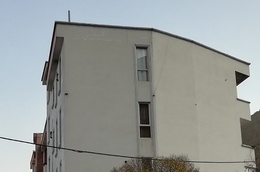
%> input picture f_img.jpg, 260 x 172 px, shrunk from 500 x 330 before the run
$ octave HassanRezvan_Ex5.m   (GNU Octave 9; MATLAB toolbox functions it lacks are replaced by stand-ins)
%> lines starting %> are read from the running program, lines starting %| are printed output that depends on the picture; in (x1, y1, x2, y2) boxes, pixels count from 0 and x2, y2 are one past the last pixel; in counts of white or black regions, pixels touching at a corner belong together; the program's own positions count from 1
### filter_implementation_func.m
function output_image = filter_implementation_func(image, filter)
[m,n] = size(image);
a = length(filter);
% [5 lines of commented-out code are left out]
for i=1:m-2*floor(a/2)
    for j=1:n-2*floor(a/2)
% [4 lines of commented-out code are left out]
        output_image(i,j) = sum(sum(double(image(i:i+a-1,j:j+a-1)).*filter));
%         output_image(i+floor(a/2),j+floor(a/2)) = sum(sum(double(image(i:i+a-1,j:j+a-1)).*filter));
    end
end
end

### harris.m
function [p,q] = harris(img,sigma)
yy = ones(3).*[-1;0;1];
xx = yy';
Gxy = (1/((sigma^2)*2*pi))*exp(-(xx.^2+yy.^2)/(2*sigma^2));
Gx = (1/(sigma*sqrt(2*pi)))*xx.*exp(-(xx.^2+yy.^2)/(2*sigma^2));
Gy = (1/(sigma*sqrt(2*pi)))*yy.*exp(-(xx.^2+yy.^2)/(2*sigma^2));
I_x = filter_implementation_func(img,Gx);
I_y = filter_implementation_func(img,Gy);
I_x2 = I_x.^2;
I_y2 = I_y.^2;
I_xy = I_x.*I_y;
E_1 = filter_implementation_func(I_x2,Gxy);
E_4 = filter_implementation_func(I_y2,Gxy);
E_2 = filter_implementation_func(I_xy,Gxy);
k1 = 0.05;
[m,n] = size(E_1);
for i=1:m
    for j=1:n
        M = [E_1(i,j) E_2(i,j);E_2(i,j) E_4(i,j)];
        R = det(M)-k1*(trace(M)^2);
        im(i,j) = R;
    end
end

im_vec = reshape(im,1,m*n);
sorted_im_vec = sort(im_vec,'descend');
Harris_points = sorted_im_vec(1:500);
for i=1:m
    for j=1:n
        if im(i,j) > min(Harris_points)
           im(i,j) = max(Harris_points)*10;
        end
    end
end
[p,q] = find(im == max(Harris_points)*10);

end

### descriptor.m
function descriptor = descriptor(type,img,p,q,dim)
for i=1:length(p)
   if p(i)<=dim || q(i)<=dim || q(i)>=size(img,2)-dim || p(i)>=size(img,1)-dim
       p(i) = 0;
       q(i) = 0;
   end
end
p(p==0) = [];
q(q==0) = [];
No_corners = length(p);
step = floor(dim/2);
if strcmpi(type,'DN')
    for i=1:No_corners
            window = img(p(i)-step:p(i)+step,q(i)-step:q(i)+step);
            descriptor(i,:) = reshape(window',1,dim^2);
    end

elseif strcmpi(type,'Gradient')
    for i=1:No_corners
        window = img(p(i)-1:p(i)+1,q(i)-1:q(i)+1);
        descriptor(i,:) = reshape(window',1,dim^2);
    end

elseif strcmpi(type,'Moment')
    for i=1:No_corners
       window =  img(p(i)-1:p(i)+1,q(i)-1:q(i)+1);
       c = [0 0 0 0 1 1 1 2 2];c = reshape(c,3,3);c = c';
       z = [0 1 2 3 0 1 2 0 1];z = reshape(z,3,3);z = z';
       for j=1:3
%            for u=1:3
                for k=1:3
                    m(j,k) = sum(sum(j^c(k)*k^z(k)*window));
                end
%            end
       end
       descriptor(i,:) =  reshape(m,1,9);
    end
end

end

### HassanRezvan_Ex5.m
clc;
clear;
close all;

first_img = rgb2gray(imread('f_img.jpg'));
%> first_img: size 172x260 uint8; min 0, max 253, mean 154.1
second_img = rgb2gray(imread('s_img.jpg'));
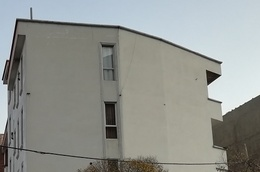
%> input picture s_img.jpg, 260 x 172 px, shrunk from 500 x 330 before the run
%> second_img: size 172x260 uint8; min 0, max 253, mean 147
%% Step 1
[p1,q1] = harris(first_img,0.5);
%> after the loop in harris, `for i=1:m`:
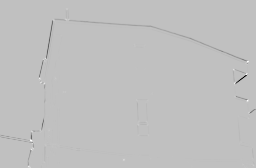
%> im: size 168x256 double; min -51857.2, max 16830.8, mean -139.5; drawn with min black and max white
%> in harris, `Harris_points = sorted_im_vec(1:500);`: Harris_points = 500 values, max 16830.8 at index 1, min 109.9 at index 500, mean 1259.1
%> after the loop in harris, `for i=1:m`:
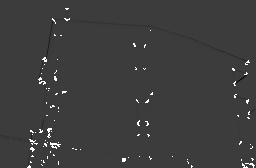
%> im: size 168x256 double; 1.16% of pixels changed, all inside (x1, y1, x2, y2) = (27, 8, 255, 168); drawn with min black and max white
%> in harris, `[p,q] = find(im == max(Harris_points)*10);`: p = 499 values from 9 to 168; q = 499 values from 28 to 255
%> p1 = 499 values, max 168 at index 1, min 9 at index 264, mean 115.2; q1 = 499 values from 28 to 255
% imshow(first_img)
% hold on
% scatter(q1,p1,'*r'); title('Harris for first image')

[p2,q2] = harris(second_img,0.5);
%> call 2 of harris, with sigma = 0.5
%> after the loop in filter_implementation_func (call 7), `for i=1:m-2*floor(a/2)`:
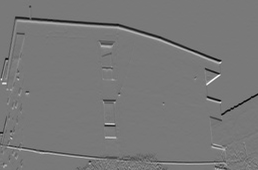
%> output_image: size 170x258 double; min -26.04, max 28.78, mean -0.1; drawn with min black and max white
%> after the loop in filter_implementation_func (call 9), `for i=1:m-2*floor(a/2)`:
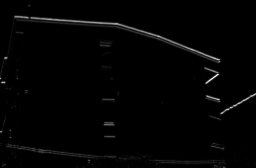
%> output_image: size 168x256 double; min 0, max 636.3, mean 8.3; drawn with min black and max white
%> after the loop in filter_implementation_func (call 10), `for i=1:m-2*floor(a/2)`:
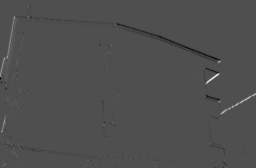
%> output_image: size 168x256 double; min -230.2, max 510.6, mean -0.2; drawn with min black and max white
%> in harris (call 2), `Harris_points = sorted_im_vec(1:500);`: Harris_points = 500 values, max 21656.6 at index 1, min 97.62 at index 500, mean 944
%> after the loop in harris (call 2), `for i=1:m`:
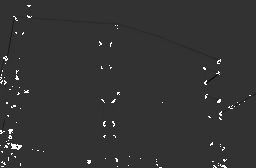
%> im: size 168x256 double; min -53295.2, max 216565.7, mean 2358.5; drawn with min black and max white
%> in harris (call 2), `[p,q] = find(im == max(Harris_points)*10);`: p = 499 values from 6 to 168; q = 499 values from 1 to 251
%> p2 = 499 values, max 168 at index 363, min 6 at index 231, mean 111.8; q2 = 499 values from 1 to 251
% figure;imshow(second_img)
% hold on
% scatter(q2,p2,'*r'); title('Harris for second image')
%% Step 2
descriptor_DN_1_3 = descriptor('DN',first_img,p1,q1,3);
%> after the loop in descriptor, `for i=1:length(p)`: p has the same summary as p1 outside descriptor; q = 499 values from 28 to 255
%> in descriptor, `No_corners = length(p);`: No_corners = 499
%> the loop in descriptor, `for i=1:No_corners` made 499 passes
%> window on passes 1 to 3: [224 226 222; 223 225 221; 222 226 224], [222 223 238; 226 222 234; 225 221 240], [226 222 234; 225 221 240; 226 224 237]
descriptor_DN_2_3 = descriptor('DN',second_img,p2,q2,3);
%> the loop in descriptor (call 2), `for i=1:No_corners` made 468 passes
%> window on passes 1 to 3: [200 196 199; 201 199 200; 202 201 198], [201 199 200; 202 201 198; 199 199 197], [219 233 191; 218 234 163; 221 239 119]
[m,n] = size(first_img);
%> m = 172; n = 260
%> (the run ends here)
